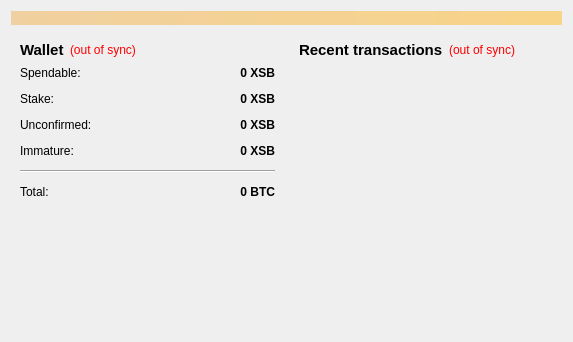
<?xml version="1.0" encoding="UTF-8"?>
<ui version="4.0">
 <class>OverviewPage</class>
 <widget class="QWidget" name="OverviewPage">
  <property name="geometry">
   <rect>
    <x>0</x>
    <y>0</y>
    <width>573</width>
    <height>342</height>
   </rect>
  </property>
  <property name="windowTitle">
   <string>Form</string>
  </property>
  <layout class="QVBoxLayout" name="topLayout">
   <item>
    <widget class="QLabel" name="labelAlerts">
     <property name="visible">
      <bool>false</bool>
     </property>
     <property name="styleSheet">
      <string notr="true">background-color: qlineargradient(x1: 0, y1: 0, x2: 1, y2: 0, stop:0 #F0D0A0, stop:1 #F8D488);  color:#000000
</string>
     </property>
     <property name="wordWrap">
      <bool>true</bool>
     </property>
     <property name="margin">
      <number>3</number>
     </property>
    </widget>
   </item>
   <item>
    <layout class="QHBoxLayout" name="horizontalLayout" stretch="1,1">
     <item>
      <layout class="QVBoxLayout" name="verticalLayout_2">
       <item>
        <widget class="QWidget" name="widget" native="true">
         <layout class="QVBoxLayout" name="verticalLayout_4">
          <item>
           <layout class="QHBoxLayout" name="horizontalLayout_4">
            <item>
             <widget class="QLabel" name="label_5">
              <property name="font">
               <font>
                <pointsize>11</pointsize>
                <weight>75</weight>
                <bold>true</bold>
               </font>
              </property>
              <property name="text">
               <string>Wallet</string>
              </property>
             </widget>
            </item>
            <item>
             <widget class="QLabel" name="labelWalletStatus">
              <property name="toolTip">
               <string>The displayed information may be out of date. Your wallet automatically synchronizes with the sharkbyte network after a connection is established, but this process has not completed yet.</string>
              </property>
              <property name="styleSheet">
               <string notr="true">QLabel { color: red; }</string>
              </property>
              <property name="text">
               <string notr="true">(out of sync)</string>
              </property>
              <property name="alignment">
               <set>Qt::AlignLeading|Qt::AlignLeft|Qt::AlignVCenter</set>
              </property>
             </widget>
            </item>
            <item>
             <spacer name="horizontalSpacer_2">
              <property name="orientation">
               <enum>Qt::Horizontal</enum>
              </property>
              <property name="sizeHint" stdset="0">
               <size>
                <width>40</width>
                <height>20</height>
               </size>
              </property>
             </spacer>
            </item>
           </layout>
          </item>
          <item>
           <layout class="QFormLayout" name="formLayout_2">
            <property name="fieldGrowthPolicy">
             <enum>QFormLayout::AllNonFixedFieldsGrow</enum>
            </property>
            <property name="horizontalSpacing">
             <number>12</number>
            </property>
            <property name="verticalSpacing">
             <number>12</number>
            </property>
            <item row="0" column="0">
             <widget class="QLabel" name="label">
              <property name="text">
               <string>Spendable:</string>
              </property>
             </widget>
            </item>
            <item row="0" column="1">
             <widget class="QLabel" name="labelBalance">
              <property name="font">
               <font>
                <weight>75</weight>
                <bold>true</bold>
               </font>
              </property>
              <property name="cursor">
               <cursorShape>IBeamCursor</cursorShape>
              </property>
              <property name="toolTip">
               <string>Your current spendable balance</string>
              </property>
              <property name="text">
               <string notr="true">0 XSB</string>
              </property>
              <property name="alignment">
               <set>Qt::AlignRight|Qt::AlignTrailing|Qt::AlignVCenter</set>
              </property>
              <property name="textInteractionFlags">
               <set>Qt::LinksAccessibleByMouse|Qt::TextSelectableByKeyboard|Qt::TextSelectableByMouse</set>
              </property>
             </widget>
            </item>
            <item row="1" column="0">
             <widget class="QLabel" name="label_6">
              <property name="text">
               <string>Stake:</string>
              </property>
             </widget>
            </item>
            <item row="1" column="1">
             <widget class="QLabel" name="labelStake">
              <property name="font">
               <font>
                <weight>75</weight>
                <bold>true</bold>
               </font>
              </property>
              <property name="cursor">
               <cursorShape>IBeamCursor</cursorShape>
              </property>
              <property name="toolTip">
               <string>Total of coins that was staked, and do not yet count toward the current balance</string>
              </property>
              <property name="text">
               <string notr="true">0 XSB</string>
              </property>
              <property name="alignment">
               <set>Qt::AlignRight|Qt::AlignTrailing|Qt::AlignVCenter</set>
              </property>
              <property name="textInteractionFlags">
               <set>Qt::LinksAccessibleByMouse|Qt::TextSelectableByKeyboard|Qt::TextSelectableByMouse</set>
              </property>
             </widget>
            </item>
            <item row="2" column="0">
             <widget class="QLabel" name="label_3">
              <property name="text">
               <string>Unconfirmed:</string>
              </property>
             </widget>
            </item>
            <item row="2" column="1">
             <widget class="QLabel" name="labelUnconfirmed">
              <property name="font">
               <font>
                <weight>75</weight>
                <bold>true</bold>
               </font>
              </property>
              <property name="cursor">
               <cursorShape>IBeamCursor</cursorShape>
              </property>
              <property name="toolTip">
               <string>Total of transactions that have yet to be confirmed, and do not yet count toward the current balance</string>
              </property>
              <property name="text">
               <string notr="true">0 XSB</string>
              </property>
              <property name="alignment">
               <set>Qt::AlignRight|Qt::AlignTrailing|Qt::AlignVCenter</set>
              </property>
              <property name="textInteractionFlags">
               <set>Qt::LinksAccessibleByMouse|Qt::TextSelectableByKeyboard|Qt::TextSelectableByMouse</set>
              </property>
             </widget>
            </item>
            <item row="3" column="0">
             <widget class="QLabel" name="labelImmatureText">
              <property name="text">
               <string>Immature:</string>
              </property>
             </widget>
            </item>
            <item row="3" column="1">
             <widget class="QLabel" name="labelImmature">
              <property name="font">
               <font>
                <weight>75</weight>
                <bold>true</bold>
               </font>
              </property>
              <property name="toolTip">
               <string>Mined balance that has not yet matured</string>
              </property>
              <property name="text">
               <string notr="true">0 XSB</string>
              </property>
              <property name="alignment">
               <set>Qt::AlignRight|Qt::AlignTrailing|Qt::AlignVCenter</set>
              </property>
              <property name="textInteractionFlags">
               <set>Qt::LinksAccessibleByMouse|Qt::TextSelectableByKeyboard|Qt::TextSelectableByMouse</set>
              </property>
             </widget>
            </item>
            <item row="4" column="0" colspan="2">
             <widget class="Line" name="line">
              <property name="orientation">
               <enum>Qt::Horizontal</enum>
              </property>
             </widget>
            </item>
            <item row="5" column="0">
             <widget class="QLabel" name="labelTotalText">
              <property name="text">
               <string>Total:</string>
              </property>
             </widget>
            </item>
            <item row="5" column="1">
             <widget class="QLabel" name="labelTotal">
              <property name="font">
               <font>
                <weight>75</weight>
                <bold>true</bold>
               </font>
              </property>
              <property name="cursor">
               <cursorShape>IBeamCursor</cursorShape>
              </property>
              <property name="toolTip">
               <string>Your current total balance</string>
              </property>
              <property name="text">
               <string notr="true">0 BTC</string>
              </property>
              <property name="alignment">
               <set>Qt::AlignRight|Qt::AlignTrailing|Qt::AlignVCenter</set>
              </property>
              <property name="textInteractionFlags">
               <set>Qt::LinksAccessibleByMouse|Qt::TextSelectableByKeyboard|Qt::TextSelectableByMouse</set>
              </property>
             </widget>
            </item>
           </layout>
          </item>
         </layout>
        </widget>
       </item>
       <item>
        <spacer name="verticalSpacer">
         <property name="orientation">
          <enum>Qt::Vertical</enum>
         </property>
         <property name="sizeHint" stdset="0">
          <size>
           <width>20</width>
           <height>40</height>
          </size>
         </property>
        </spacer>
       </item>
      </layout>
     </item>
     <item>
      <layout class="QVBoxLayout" name="verticalLayout_3">
       <item>
        <widget class="QWidget" name="widget_2" native="true">
         <layout class="QVBoxLayout" name="verticalLayout">
          <item>
           <layout class="QHBoxLayout" name="horizontalLayout_2">
            <item>
             <widget class="QLabel" name="label_4">
              <property name="font">
               <font>
                <pointsize>11</pointsize>
                <weight>75</weight>
                <bold>true</bold>
               </font>
              </property>
              <property name="text">
               <string>&lt;b&gt;Recent transactions&lt;/b&gt;</string>
              </property>
             </widget>
            </item>
            <item>
             <widget class="QLabel" name="labelTransactionsStatus">
              <property name="toolTip">
               <string>The displayed information may be out of date. Your wallet automatically synchronizes with the sharkbyte network after a connection is established, but this process has not completed yet.</string>
              </property>
              <property name="styleSheet">
               <string notr="true">QLabel { color: red; }</string>
              </property>
              <property name="text">
               <string notr="true">(out of sync)</string>
              </property>
              <property name="alignment">
               <set>Qt::AlignRight|Qt::AlignTrailing|Qt::AlignVCenter</set>
              </property>
             </widget>
            </item>
            <item>
             <spacer name="horizontalSpacer">
              <property name="orientation">
               <enum>Qt::Horizontal</enum>
              </property>
              <property name="sizeHint" stdset="0">
               <size>
                <width>40</width>
                <height>20</height>
               </size>
              </property>
             </spacer>
            </item>
           </layout>
          </item>
          <item>
           <widget class="QListView" name="listTransactions">
            <property name="styleSheet">
             <string notr="true">QListView { background: transparent; }</string>
            </property>
            <property name="frameShape">
             <enum>QFrame::NoFrame</enum>
            </property>
            <property name="verticalScrollBarPolicy">
             <enum>Qt::ScrollBarAlwaysOff</enum>
            </property>
            <property name="horizontalScrollBarPolicy">
             <enum>Qt::ScrollBarAlwaysOff</enum>
            </property>
            <property name="selectionMode">
             <enum>QAbstractItemView::NoSelection</enum>
            </property>
           </widget>
          </item>
         </layout>
        </widget>
       </item>
      </layout>
     </item>
    </layout>
   </item>
  </layout>
 </widget>
 <resources/>
 <connections/>
</ui>
